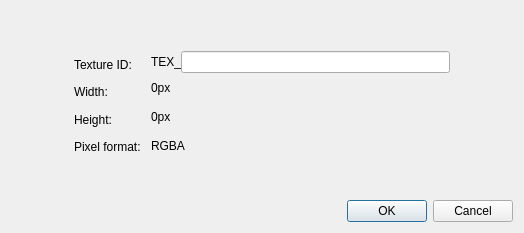
<?xml version="1.0" encoding="UTF-8"?>
<ui version="4.0">
 <class>AddTextureDlg</class>
 <widget class="QDialog" name="AddTextureDlg">
  <property name="geometry">
   <rect>
    <x>0</x>
    <y>0</y>
    <width>524</width>
    <height>233</height>
   </rect>
  </property>
  <property name="sizePolicy">
   <sizepolicy hsizetype="Fixed" vsizetype="Fixed">
    <horstretch>0</horstretch>
    <verstretch>0</verstretch>
   </sizepolicy>
  </property>
  <property name="windowTitle">
   <string>Dialog</string>
  </property>
  <property name="modal">
   <bool>true</bool>
  </property>
  <layout class="QVBoxLayout" name="verticalLayout_3" stretch="0,4,0,0">
   <property name="spacing">
    <number>0</number>
   </property>
   <item>
    <spacer name="verticalSpacer">
     <property name="orientation">
      <enum>Qt::Vertical</enum>
     </property>
     <property name="sizeHint" stdset="0">
      <size>
       <width>20</width>
       <height>40</height>
      </size>
     </property>
    </spacer>
   </item>
   <item>
    <layout class="QHBoxLayout" name="horizontalLayout_3" stretch="1,6,1">
     <property name="spacing">
      <number>0</number>
     </property>
     <item>
      <spacer name="horizontalSpacer">
       <property name="orientation">
        <enum>Qt::Horizontal</enum>
       </property>
       <property name="sizeHint" stdset="0">
        <size>
         <width>40</width>
         <height>20</height>
        </size>
       </property>
      </spacer>
     </item>
     <item>
      <layout class="QHBoxLayout" name="horizontalLayout_2">
       <property name="spacing">
        <number>10</number>
       </property>
       <item>
        <layout class="QVBoxLayout" name="verticalLayout">
         <property name="spacing">
          <number>0</number>
         </property>
         <item>
          <widget class="QLabel" name="label_2">
           <property name="text">
            <string>Texture ID:</string>
           </property>
          </widget>
         </item>
         <item>
          <widget class="QLabel" name="label_3">
           <property name="text">
            <string>Width:</string>
           </property>
          </widget>
         </item>
         <item>
          <widget class="QLabel" name="label_4">
           <property name="text">
            <string>Height:</string>
           </property>
          </widget>
         </item>
         <item>
          <widget class="QLabel" name="label_5">
           <property name="text">
            <string>Pixel format:</string>
           </property>
          </widget>
         </item>
        </layout>
       </item>
       <item>
        <layout class="QVBoxLayout" name="verticalLayout_2">
         <property name="spacing">
          <number>0</number>
         </property>
         <item>
          <layout class="QHBoxLayout" name="horizontalLayout">
           <property name="spacing">
            <number>0</number>
           </property>
           <item>
            <widget class="QLabel" name="label">
             <property name="sizePolicy">
              <sizepolicy hsizetype="Minimum" vsizetype="Preferred">
               <horstretch>0</horstretch>
               <verstretch>0</verstretch>
              </sizepolicy>
             </property>
             <property name="text">
              <string>TEX_</string>
             </property>
            </widget>
           </item>
           <item>
            <widget class="QLineEdit" name="TextureId">
             <property name="maxLength">
              <number>250</number>
             </property>
            </widget>
           </item>
          </layout>
         </item>
         <item>
          <widget class="QLabel" name="Width">
           <property name="text">
            <string>0px</string>
           </property>
          </widget>
         </item>
         <item>
          <widget class="QLabel" name="Height">
           <property name="text">
            <string>0px</string>
           </property>
          </widget>
         </item>
         <item>
          <widget class="QLabel" name="PixelFormat">
           <property name="text">
            <string>RGBA</string>
           </property>
          </widget>
         </item>
        </layout>
       </item>
      </layout>
     </item>
     <item>
      <spacer name="horizontalSpacer_2">
       <property name="orientation">
        <enum>Qt::Horizontal</enum>
       </property>
       <property name="sizeHint" stdset="0">
        <size>
         <width>40</width>
         <height>20</height>
        </size>
       </property>
      </spacer>
     </item>
    </layout>
   </item>
   <item>
    <spacer name="verticalSpacer_2">
     <property name="orientation">
      <enum>Qt::Vertical</enum>
     </property>
     <property name="sizeHint" stdset="0">
      <size>
       <width>20</width>
       <height>40</height>
      </size>
     </property>
    </spacer>
   </item>
   <item>
    <widget class="QDialogButtonBox" name="buttonBox">
     <property name="orientation">
      <enum>Qt::Horizontal</enum>
     </property>
     <property name="standardButtons">
      <set>QDialogButtonBox::Cancel|QDialogButtonBox::Ok</set>
     </property>
    </widget>
   </item>
  </layout>
 </widget>
 <resources/>
 <connections>
  <connection>
   <sender>buttonBox</sender>
   <signal>accepted()</signal>
   <receiver>AddTextureDlg</receiver>
   <slot>accept()</slot>
   <hints>
    <hint type="sourcelabel">
     <x>248</x>
     <y>254</y>
    </hint>
    <hint type="destinationlabel">
     <x>157</x>
     <y>274</y>
    </hint>
   </hints>
  </connection>
  <connection>
   <sender>buttonBox</sender>
   <signal>rejected()</signal>
   <receiver>AddTextureDlg</receiver>
   <slot>reject()</slot>
   <hints>
    <hint type="sourcelabel">
     <x>316</x>
     <y>260</y>
    </hint>
    <hint type="destinationlabel">
     <x>286</x>
     <y>274</y>
    </hint>
   </hints>
  </connection>
 </connections>
</ui>
